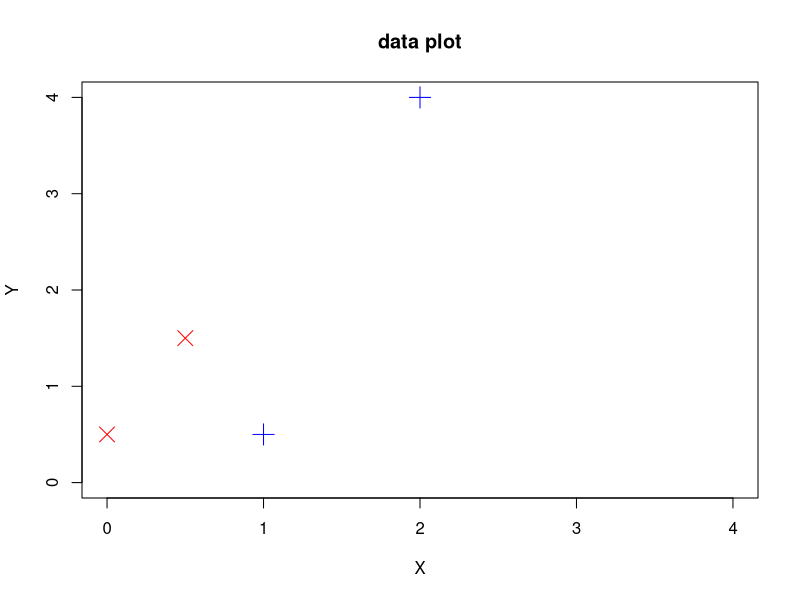

Write the R code that produced this figure. (Note: this script raises an error after producing the figure.)
points_plotting<-function(X,Y){
  plot(x=X[1:2],y=Y[1:2],type="p",xlab="X",ylab="Y",col="blue",pch=3,cex=2,xlim=c(0,4),ylim=c(0,4))
  points(x=X[3:4],y=Y[3:4],col="red",pch=4,cex=2)
  #abline(a=0,b=1,col="blue")
  title("data plot")  
}
sep_plotting<-function(w,color=1,lwd=1){
  if(w[3]==0){
    if(w[2]!=0){
      abline(v=-w[1]/w[2],col=color,lwd=lwd)
    }   
    #ici on doit traiter le cas au w[2]==0
  }else{
    abline(a=-w[1]/w[3], b=-w[2]/w[3],col=color,lwd=lwd)
  }
}
weights_update<-function(w,x,y){
  return(w+x*y)
}
activation_function<-function(w,x){
  sum<-0
  for(i in 1:3)
    sum<-sum+w[i]*x[i]
  return(sum)
}
classification_function<-function(w,x){
  return(sign(activation_function(w,x)))
}
perceptron<-function(w,input,y){
  not_classified<-TRUE
  j=0
  while(not_classified){
    not_classified<-FALSE
    for(i in 1:nrow(input)){z
      if(classification_function(w,input[i,])!=y[i]){
        w=weights_update(w,input[i,],y[i])
        sep_plotting(w,j)
        j=j+1
        not_classified<-TRUE
      }
    } 
  }
  return(w)
}

# introduction des données
w<-c(0,1,-1)
output<-c(1,1,-1,-1)
input<-matrix(nrow = 4,ncol=3,data=rbind(c(1,2,4),c(1,1,0.5),c(1,0.5,1.5),c(1,0,0.5)))
points_plotting(input[,2],input[,3])
w<-perceptron(w,input,output)
sep_plotting(w,lwd=2)